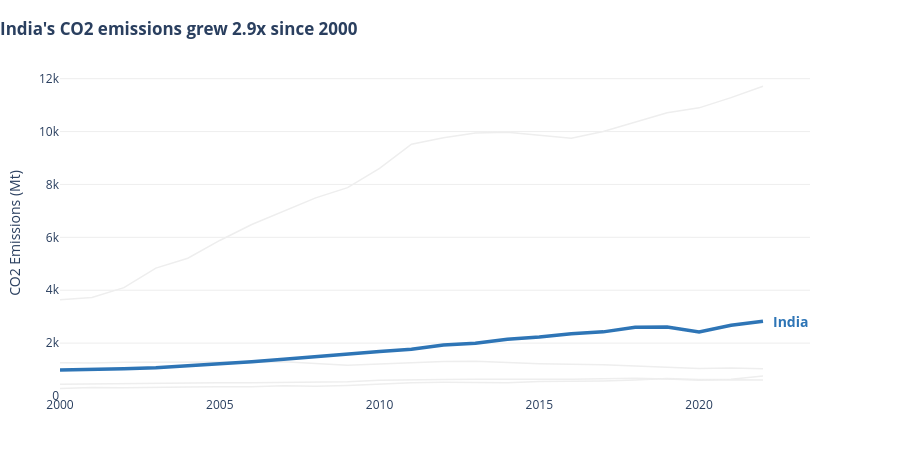

Notebook cell for this chart:
### Markdown cell above
---
## Task — Multi-Series Line Chart with Highlight

**What to build:** A line chart showing CO2 emissions over time for **all Asian countries** in the dataset, with one country highlighted.

**Requirements:**
- All countries shown (for context), but only **one highlighted in colour** — your choice which
- All other lines in grey (#EEEEEE), thinner
- Highlighted country **labelled directly** at the end of its line (not in a legend)
- Insight title that names the highlighted country and its story

### Code cell
# Task — Multi-series line with highlight
import plotly.graph_objects as go

# 1. All Asian countries
asia = df[df['Region'] == 'Asia'].sort_values(['Country', 'Year'])

# 2. Choose the highlighted country and compute the facts for the title from the data
highlight = 'India'
first_year, last_year = asia['Year'].min(), asia['Year'].max()
h = asia[asia['Country'] == highlight].set_index('Year')['CO2_Mt']
growth = h[last_year] / h[first_year]          # e.g. 2.8 -> "2.8x"

HIGHLIGHT_COLOR = '#2E75B6'
GREY = '#EEEEEE'

fig = go.Figure()

# 3. Context lines first (grey, thin), highlighted line last so it sits on top
for country in asia['Country'].unique():
    if country == highlight:
        continue
    d = asia[asia['Country'] == country]
    fig.add_trace(go.Scatter(x=d['Year'], y=d['CO2_Mt'], mode='lines',
                             line=dict(color=GREY, width=1.5),
                             name=country, showlegend=False,
                             hovertemplate=f'{country}: ' + '%{y:,.0f} Mt<extra></extra>'))

fig.add_trace(go.Scatter(x=h.index, y=h.values, mode='lines',
                         line=dict(color=HIGHLIGHT_COLOR, width=3.5),
                         name=highlight, showlegend=False,
                         hovertemplate=f'{highlight}: ' + '%{y:,.0f} Mt<extra></extra>'))

# 4. Direct label at the end of the highlighted line (no legend)
fig.add_annotation(x=last_year, y=h[last_year],
                   text=f'<b>{highlight}</b>',
                   showarrow=False, xanchor='left', xshift=8,
                   font=dict(color=HIGHLIGHT_COLOR, size=14))

# 5. Clean layout: no border, no vertical grid, light horizontal grid, horizontal text
fig.update_layout(
    template='plotly_white',
    title=dict(text=f"<b>{highlight}'s CO2 emissions grew {growth:.1f}x since {first_year}</b>",
               x=0.0, xanchor='left'),
    height=450,
    margin=dict(l=60, r=90, t=70, b=40),
    xaxis=dict(showgrid=False, showline=False, title='', dtick=5, tickangle=0),
    yaxis=dict(showgrid=True, gridcolor='#EEEEEE', zeroline=False, showline=False,
               title='CO2 Emissions (Mt)', rangemode='tozero'),
)
fig.show()

### Figure 1 — Plotly figure (JSON) as saved in the notebook; plotly's stock layout.template omitted (floating-point values rounded to 4 significant figures)
{"data": [{"hovertemplate": "China: %{y:,.0f} Mt<extra></extra>", "line": {"color": "#EEEEEE", "width": 1.5}, "mode": "lines", "name": "China", "showlegend": false, "type": "scatter", "x": [2000, 2001, 2002, 2003, 2004, 2005, 2006, 2007, 2008, 2009, 2010, 2011, 2012, 2013, 2014, 2015, 2016, 2017, 2018, 2019, 2020, 2021, 2022], "y": [3644.0, 3724.0, 4098.0, 4835.0, 5211.0, 5882.0, 6486.0, 6975.0, 7492.0, 7881.0, 8610.0, 9520.0, 9767.0, 9942.0, 9976.0, 9858.0, 9748.0, 10000.0, 10350.0, 10710.0, 10900.0, 11280.0, 11710.0]}, {"hovertemplate": "Indonesia: %{y:,.0f} Mt<extra></extra>", "line": {"color": "#EEEEEE", "width": 1.5}, "mode": "lines", "name": "Indonesia", "showlegend": false, "type": "scatter", "x": [2000, 2001, 2002, 2003, 2004, 2005, 2006, 2007, 2008, 2009, 2010, 2011, 2012, 2013, 2014, 2015, 2016, 2017, 2018, 2019, 2020, 2021, 2022], "y": [281.1, 316.8, 308.2, 339.0, 342.7, 347.4, 346.4, 387.6, 365.4, 398.6, 445.4, 500.5, 515.8, 493.4, 498.0, 551.2, 548.0, 570.9, 607.4, 665.0, 623.3, 632.9, 758.0]}, {"hovertemplate": "Japan: %{y:,.0f} Mt<extra></extra>", "line": {"color": "#EEEEEE", "width": 1.5}, "mode": "lines", "name": "Japan", "showlegend": false, "type": "scatter", "x": [2000, 2001, 2002, 2003, 2004, 2005, 2006, 2007, 2008, 2009, 2010, 2011, 2012, 2013, 2014, 2015, 2016, 2017, 2018, 2019, 2020, 2021, 2022], "y": [1260.0, 1246.0, 1275.0, 1284.0, 1279.0, 1286.0, 1263.0, 1299.0, 1229.0, 1160.0, 1211.0, 1261.0, 1302.0, 1312.0, 1260.0, 1220.0, 1200.0, 1184.0, 1139.0, 1102.0, 1037.0, 1059.0, 1030.0]}, {"hovertemplate": "South Korea: %{y:,.0f} Mt<extra></extra>", "line": {"color": "#EEEEEE", "width": 1.5}, "mode": "lines", "name": "South Korea", "showlegend": false, "type": "scatter", "x": [2000, 2001, 2002, 2003, 2004, 2005, 2006, 2007, 2008, 2009, 2010, 2011, 2012, 2013, 2014, 2015, 2016, 2017, 2018, 2019, 2020, 2021, 2022], "y": [440.0, 455.6, 476.1, 485.2, 491.4, 498.7, 503.5, 521.7, 532.7, 537.8, 594.3, 623.4, 627.9, 634.6, 629.4, 634.2, 637.9, 654.5, 670.2, 646.1, 597.6, 616.1, 606.9]}, {"hovertemplate": "India: %{y:,.0f} Mt<extra></extra>", "line": {"color": "#2E75B6", "width": 3.5}, "mode": "lines", "name": "India", "showlegend": false, "type": "scatter", "x": [2000, 2001, 2002, 2003, 2004, 2005, 2006, 2007, 2008, 2009, 2010, 2011, 2012, 2013, 2014, 2015, 2016, 2017, 2018, 2019, 2020, 2021, 2022], "y": [987.1, 1001.0, 1033.0, 1068.0, 1135.0, 1195.0, 1293.0, 1393.0, 1490.0, 1613.0, 1679.0, 1766.0, 1927.0, 1995.0, 2148.0, 2232.0, 2353.0, 2426.0, 2595.0, 2611.0, 2423.0, 2676.0, 2831.0]}], "layout": {"annotations": [{"font": {"color": "#2E75B6", "size": 14}, "showarrow": false, "text": "<b>India</b>", "x": 2022, "xanchor": "left", "xshift": 8, "y": 2831.0}], "height": 450, "margin": {"b": 40, "l": 60, "r": 90, "t": 70}, "title": {"text": "<b>India's CO2 emissions grew 2.9x since 2000</b>", "x": 0, "xanchor": "left"}, "xaxis": {"dtick": 5, "showgrid": false, "showline": false, "tickangle": 0, "title": {"text": ""}}, "yaxis": {"gridcolor": "#EEEEEE", "rangemode": "tozero", "showgrid": true, "showline": false, "title": {"text": "CO2 Emissions (Mt)"}, "zeroline": false}}}
